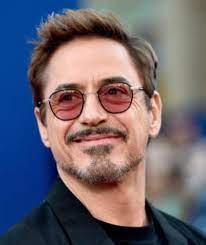
#> input picture J.jpg, 206 x 245 px
$ python face_detection.py
#> lines starting #> are read from the running program, lines starting #| are printed output that depends on the picture; after the words box and inside, x2 and y2 are one past the last pixel; in counts of white or black regions, pixels touching at a corner belong together
# Face Detection Of Images
import cv2 as cv


img = cv.imread('J.jpg')
#> img is the input picture: shape (245, 206, 3); mean B, G, R 111.1, 100.5, 106.9
cv.imshow('RDJ',img)

gray=cv.cvtColor(img,cv.COLOR_BGR2GRAY)
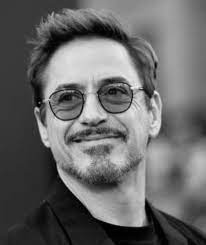
#> gray: shape (245, 206); min 0, max 243, mean 103.6
cv.imshow('Gray RDJ',gray)


haar_cascade = cv.CascadeClassifier('haar_face.xml')

faces_rect = haar_cascade.detectMultiScale(gray,scaleFactor=1.1,minNeighbors=3)
#> faces_rect = [[21, 41, 145, 145]]

print(f'Number of faces found ={len(faces_rect)}')
#| Number of faces found =1

for (x,y,w,h) in faces_rect:
    cv.rectangle(img,(x,y),(x+w,y+h),(0,255,0),thickness=1)
#> this loop made 1 pass
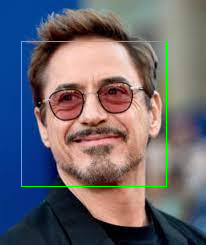
#> img: shape (245, 206, 3); 1.15% of pixels changed, all inside (x1, y1, x2, y2) = (21, 41, 167, 187)

cv.imshow('Face Detected',img)

cv.waitKey(0)
